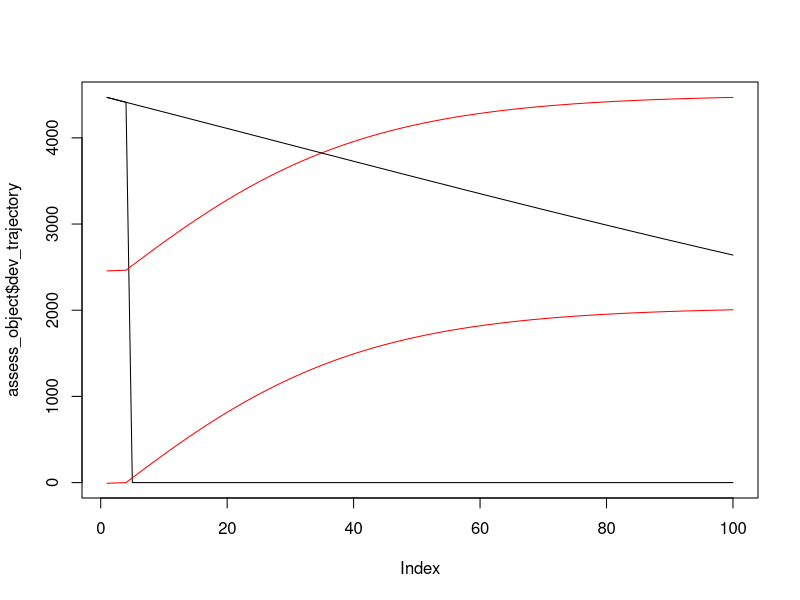

Source code (R):
initialise_parameters <- function(){
  params = list()
  params$offset_multiplier = 1
  params$parcel_num_x = 20 #number of parcels in x
  params$parcel_num_y = 30 #number of parcels in y
  params$region_num_x = 2 
  params$region_num_y = 3
  params$region_num = params$region_num_x*params$region_num_y
  params$ecology_size = 250 #array size to be broken up into sub arrays
  params$time_steps = 100 #number of years etc
  params$max_developments = 1 #maximum number of developments per year 
  params$update_every = 10
  params$min_eco_val = 0
  params$max_eco_val = 100
  params$min_initial_eco_val = 40
  params$max_initial_eco_val = 80
  params$max_decline_rate = 0.02 #max regional decline rate
  params$offset_rate = 0.05 #rate of improvement in land parcel after parcel is offset
  params$eco_noise = 10
  params$parcel_selection_type = 'regional' #regional or national
  params$offset_selection_type = 'predicted' 
  params$dev_val_type = 'current'
  params$predict_offset_mode = 'gains'
  params$offset_value_type = 'match' #match - match absolute value of offset parcel to the development value (predicted or current)
  params$region_num = params$region_num_x*params$region_num_y 
  params$development_rates = sample(1:params$max_developments, params$region_num, replace = T)
  #params$development_rates = array(1, params$region_num)
  params$decline_rates = -params$max_decline_rate*runif((params$region_num - 1))
  params$decline_rates = c(params$decline_rates, params$max_decline_rate)
  #params$decline_rate_std = 0.1*params$max_decline_rate*runif((params$region_num))
  params$decline_rate_std = 0.5*params$max_decline_rate
  return(params)
}

split_vector <- function(N, M, sd) {
  min_width = 3;
  vec <- rnorm(N, M/N, sd)
  if (abs(sum(vec)) < 0.01) vec <- vec + 1
  vec <- round(vec / sum(vec) * M)
  deviation <- M - sum(vec)
  for (. in seq_len(abs(deviation))) {
    vec[i] <- vec[i <- sample(N, 1)] + sign(deviation)
  }
  while (any(vec <= min_width)) {
    negs <- vec <= min_width
    pos  <- vec > min_width
    vec[negs][i] <- vec[negs][i <- sample(sum(negs), 1)] + 1
    vec[pos][i]  <- vec[pos ][i <- sample(sum(pos ), 1)] - 1
  }
  vec
}


initialise_shape_parcels <- function(params){
  parcels = list()
  parcel_num_x = params$parcel_num_x
  parcel_num_y = params$parcel_num_y
  parcel_vx = split_vector(parcel_num_x, params$ecology_size, 5)
  parcel_vy = split_vector(parcel_num_y, params$ecology_size, 5)
  
  pixel_indexes = 1:(params$ecology_size*params$ecology_size)
  dim(pixel_indexes) = c(params$ecology_size, params$ecology_size)
  land_parcels = mcell(pixel_indexes, parcel_vx, parcel_vy) #split the ecology array into a series of subarrays with dimensions sz_x by sz_y
  land_parcel_num = length(land_parcels$elements) #total number of parcels
  parcel_indexes = 1:land_parcel_num #index all parcels
  dim(parcel_indexes) = c(parcel_num_y, parcel_num_x) #arrange indicies into array with dimensions of land parcels
  region_vx = split_vector(params$region_num_x, parcel_num_x, 1) 
  region_vy = split_vector(params$region_num_y, parcel_num_y, 1)
  
  regions = mcell(parcel_indexes, region_vx, region_vy)
  
  region_num = length(regions$elements)
  parcels$land_parcel_num = land_parcel_num
  parcels$land_parcels = land_parcels$elements
  parcels$land_parcel_dims = land_parcels$dims
  parcels$regions = regions$elements
  parcels$region_dims = regions$dims
  parcels$region_num = region_num
  parcels$parcel_vx = parcel_vx
  parcels$parcel_vy = parcel_vy
  
  return(parcels)
}


initialise_index_object <- function(parcels){
  index_object = list()
  index_object$ind_available = parcels$regions
  index_object$break_flag = FALSE
  return(index_object)
}

initialise_ecology <- function(params, parcels){
  land_parcels = parcels$land_parcels
  land_parcel_num = parcels$land_parcel_num
  ecology_initial = matrix(1,params$ecology_size,params$ecology_size)
  
  for (s in 1:land_parcel_num){
    initial_parcel_value = params$min_initial_eco_val + (params$max_initial_eco_val - params$min_initial_eco_val - params$eco_noise)*runif(1) 
    inds = parcels$land_parcels[[s]]
    dim(inds) = c(1, length(inds))
    ecology_initial[inds] = ecology_initial[inds]*initial_parcel_value
  }
  ecology_initial = ecology_initial + params$eco_noise*matrix(runif(params$ecology_size*params$ecology_size),params$ecology_size,params$ecology_size)
  return(ecology_initial)
}

initialise_offset_object <- function(params){
  object = list()
  object$parcel_list = vector('list', params$time_steps)
  object$parcel_vals_list = vector('list', params$time_steps)
  return(object)
}


mcell <- function(x, vx, vy){
  
  rowsizes = vy;
  colsizes = vx;
  rows = length(rowsizes);
  cols = length(colsizes);

  a = 1
  B = vector('list', rows*cols)
  colStart = 0
  for (i in 1:cols){
    rowStart = 0
    for (j in 1:rows){
      B[[a]] = x[rowStart+(1:rowsizes[j]), colStart+(1:colsizes[i])]
      rowStart = rowStart + rowsizes[j]
      a = a + 1
    }
    colStart = colStart + colsizes[i]
  }
  
  parcel = list()
  parcel$dims = c(length(vy), length(vx))
  parcel$elements = B
  return(parcel)
  
}  

ind2sub <- function(rows, ind){
  rw = ((ind-1) %% rows) + 1 
  cl = floor((ind-1) / rows) + 1
  loc = c(rw, cl)
  return(loc)
}

offset_rule <- function(pos_y, params, rate, t){
  mn = params$min_eco_val
  mx = params$max_eco_val
  t_sh = -1/rate * log( ((pos_y - mn)/(mx - pos_y)))
  offset_rule = mn + (mx - mn)/(1 + exp(-rate*( t - t_sh)))
}

offset_rule_vectorised <- function(parcel_vals, params, rate, time_remaining){
  time_array = matrix(rep(time_remaining, length(parcel_vals)), ncol = length(parcel_vals))
  mn = params$min_eco_val
  mx = params$max_eco_val
  t_sh = -1/rate * log( ((parcel_vals - mn)/(mx - parcel_vals)))
  t_sh_array = matrix(rep(t_sh, length(time_remaining)), ncol = length(time_remaining))
  t_sh_array <- t(t_sh_array)
  offset_rule = mn + (mx - mn)/(1 + exp(-rate*( time_array - t_sh_array)))
}

initialise_counterfactuals <- function(params, parcels){
  counterfactuals = list() 
  ecology_initial <- initialise_ecology(params, parcels)
  
  region_num = parcels$region_num
  regions = parcels$regions
  land_parcels = parcels$land_parcels
  current_ecology = ecology_initial
  time_vec = 1:params$time_steps 
  elements = array(0, c(params$ecology_size, params$ecology_size, params$time_steps))
  decline_rates = vector('list', region_num)
  
  for (region_ind in 1:region_num){
    
    current_region = regions[[region_ind]]
    current_parcel_num = length(current_region)    
    decline_params = c(length(current_region), params$decline_rates[region_ind], params$decline_rate_std) #params$decline_rate_std[region_ind])
    current_decline_rates = matrix(rnorm(decline_params[1], mean = decline_params[2], sd = decline_params[3]), ncol = ncol(current_region))
    decline_rates[[region_ind]] = current_decline_rates
    parcel_inds = current_region
    dim(parcel_inds) = c(1, current_parcel_num)
    
    for (parcel_count in 1:current_parcel_num){
      parcel_ind = parcel_inds[parcel_count]
      current_parcel = land_parcels[[parcel_ind]]
      current_dec_rate = current_decline_rates[parcel_count]      
      for (pix_ind in current_parcel){      
        loc <- ind2sub(params$ecology_size, pix_ind)
        elements[loc[1], loc[2], ] = offset_rule(current_ecology[pix_ind], params, current_dec_rate, time_vec)
      }
    }
  }
  counterfactuals$final_ecology = elements[, , params$time_steps]
  counterfactuals$elements = elements
  counterfactuals$decline_rates = decline_rates
  return(counterfactuals)
}

initialise_parcel_sets <- function(params){
  parcel_sets = vector('list', params$time_steps)
  for (yr in 1:params$time_steps){
    parcel_sets[[yr]] = list()
  }
  return(parcel_sets)
}


initialise_outputs <- function(params, counterfactuals, parcels){
  parcel_num_x = length(parcels$parcel_vx)
  parcel_num_y = length(parcels$parcel_vy)
  outputs = list()
  outputs$trajectories = counterfactuals$elements
  outputs$offset_object <- initialise_offset_object(params)
  outputs$development_object <- initialise_offset_object(params)
  outputs$parcel_sets = list() #initialise_parcel_sets(params)
  return(outputs)
  
}



select_parcel_to_develop <- function(params, development_object, ind_available, parcels, yr, current_ecology, final_ecology){

  land_parcels = parcels$land_parcels
  parcel_index = ind_available[sample(1:length(ind_available), 1)]
   #determine ecological value of selected parcel   
  if (params$dev_val_type == 'current'){
    parcel_val = find_current_parcel_value(parcels, parcel_index, current_ecology)
  } else if (params$dev_val_type == 'predicted'){
    parcel_val = sum(final_ecology[land_parcels[[parcel_index]]])
  }
  current_parcel = land_parcels[[parcel_index]]
  
  development_object$parcel_index = parcel_index
  development_object$current_parcel_val = parcel_val
  development_object$current_parcel = current_parcel

  development_object$parcel_list[[yr]] = c(development_object$parcel_list[[yr]], parcel_index)
  development_object$parcel_vals_list[[yr]] = c(development_object$parcel_vals_list[[yr]], parcel_val)
  
  return(development_object)
}


update_index <- function(index_object, current_parcel_indexes, region_ind, params){
  
  ind_available = index_object$ind_available[[region_ind]]
  ind_available <- setdiff(ind_available, current_parcel_indexes) #remove development parcel from available list   
  if (length(ind_available) < params$development_rates[[region_ind]] ){   
    break_flag = TRUE
  } else {break_flag = FALSE}
  
  index_object$ind_available[[region_ind]] = ind_available
  index_object$break_flag = break_flag
  
  return(index_object)
  
}


select_offset_parcel <- function(offset_pool, offset_object, params, parcels, development_val, yr){      
 
  offset_ind_to_use = offset_pool$offset_ind_to_use
  parcel_vals_to_use = offset_pool$current_parcel_vals
  #current_parcel_vals = offset_pool$current_parcel_vals
  #parcel_vals_to_use = current_parcel_vals[offset_ind_to_use] 
  parcel_indexes = vector()
  parcel_vals = vector()
  
  land_parcels = parcels$land_parcels
  
  val_to_match = params$offset_multiplier*development_val
 
  parcel_indexes = vector()
  
  if (sum(parcel_vals_to_use)<val_to_match){
    offset_object$break_flag = TRUE
    return(offset_object)
  }  else {offset_object$break_flag = FALSE}
  
  err = abs(val_to_match - parcel_vals_to_use)
  best_ind = which(err == min(err))
  parcel_indexes = offset_ind_to_use[best_ind]
#   while (val_to_match > 0){
#     err = val_to_match - parcel_vals_to_use
#     if ( all(err > 0) ){
#       max_ind = which(parcel_vals_to_use == max(parcel_vals_to_use))
#       parcel_indexes = c(parcel_indexes, offset_ind_to_use[max_ind])
#       parcel_vals = c(parcel_vals, parcel_vals_to_use[max_ind])
#       val_to_match = val_to_match - parcel_vals_to_use[max_ind]     
#       offset_ind_to_use = offset_ind_to_use[-max_ind]
#       #parcel_vals_to_use = current_parcel_vals[offset_ind_to_use]
#       parcel_vals_to_use = parcel_vals_to_use[-max_ind]
#     } else{
#       max_ind = which(err == max(err[which(err <= 0)]))
#       parcel_indexes = c(offset_ind_to_use[max_ind], parcel_indexes)
#       parcel_vals = c(parcel_vals, parcel_vals_to_use[max_ind])
#       break
#     }
#   }
  
  offset_object$current_parcels = list()
  for (parcel_ind in 1:length(parcel_indexes)){
    parcel_index = parcel_vals
    offset_object$current_parcels[[parcel_ind]] = land_parcels[[parcel_indexes[parcel_ind]]]
  }
  
  offset_object$current_parcel_indexes = parcel_indexes
  offset_object$parcel_list[[yr]] = c(offset_object$parcel_list[[yr]], parcel_indexes)
  offset_object$parcel_vals_list[[yr]] = c(offset_object$parcel_vals_list[[yr]], parcel_vals)
  
  return(offset_object)  
}




 
write_development_trajectory <- function(trajectories, counterfactuals, development_object, current_ecology, params, yr){
  
  current_parcel = development_object$current_parcel
  dim(current_parcel) = c(1, length(current_parcel))
  for (pix_ind in current_parcel){
    loc = ind2sub(params$ecology_size, pix_ind)
    trajectories[loc[1], loc[2], (yr + 1):params$time_steps] = 0
  }   
  return(trajectories)
}

write_offset_trajectory <- function(trajectories, offset_object, current_ecology, params, time_remaining, yr){
  current_parcels = offset_object$current_parcels
  offset_rate = params$offset_rate

  parcel_num = length(offset_object$current_parcels)
  for (parcel_ind in 1:parcel_num){
    current_parcel = current_parcels[[parcel_ind]]
    dim(current_parcel) = c(1, length(current_parcel))
    for (pix_ind in current_parcel){
      loc = ind2sub(params$ecology_size, pix_ind)
      current_val = current_ecology[pix_ind]
      current_trajectory = offset_rule(current_val, params, offset_rate, time_remaining)
      trajectories[loc[1], loc[2], yr:params$time_steps] = current_trajectory        
    }
  }
  return(trajectories)
}

write_offset_trajectory_vectorised <- function(trajectories, offset_object, current_ecology, params, time_remaining, yr){
  current_parcels = offset_object$current_parcels
  offset_rate = params$offset_rate
  
  parcel_num = length(offset_object$current_parcels)
  for (parcel_ind in 1:parcel_num){
    current_parcel = current_parcels[[parcel_ind]]
    predicted_traj = offset_rule_vectorised(current_ecology[current_parcel], params, offset_rate, time_remaining)
    for (pix_ind in 1:length(current_parcel)){
      loc = ind2sub(params$ecology_size, current_parcel[pix_ind])
      trajectories[loc[1], loc[2], yr:params$time_steps] = predicted_traj[, pix_ind]        
    }
  }
  return(trajectories)
}



plot_outs <- function(...){
  
  dots = list(...)
  plot_params = dots[[length(dots)]]
  graphics.off()
  plot_num = length(dots) - 1
  A = 1:plot_params[3]
  dim(A) = c(plot_params[1], plot_params[2])
  layout(A)
  ymaxs = array(0, plot_num)
  ymins = array(0, plot_num)
  for (s in 1:(length(dots) - 1)){
    ymaxs[s] = max(dots[[s]])
    ymins[s] = min(dots[[s]])
  }
  ymax = max(ymaxs)
  ymin = min(ymins)
  for (s in 1:plot_params[3]){
    plot(dots[[1]][s, ], type = 'l', col = 'red', ylim = c(ymin, ymax))
    if (plot_num > 1){
      for (t in 2:plot_num){
        lines(dots[[t]][s, ],  ylim = c(ymin, ymax))
      }
    } 
  }
}


determine_devs <- function(development_object, params, parcels){
  
  outputs = list()
  parcel_list = development_object$parcel_list
  development_losses = array(0, c(params$ecology_size, params$ecology_size, params$time_steps)) 
  static_losses = development_losses
  dev_initial_rel_to_counter = development_losses
  current_parcels = development_object$current_parcels
  offset_rate = params$offset_rate
  land_parcels = parcels$land_parcels
  for (yr in 1:params$time_steps){
    
    for (parcel_ind in (parcel_list[[yr]])){
      current_parcel = land_parcels[[parcel_ind]]
      for (pix_ind in current_parcel){
        loc = ind2sub(params$ecology_size, pix_ind)
        current_val = counterfactuals$elements[loc[1], loc[2], yr]
        development_losses[loc[1], loc[2], yr:params$time_steps] = counterfactuals$elements[loc[1], loc[2], yr:params$time_steps]
        static_losses[loc[1], loc[2], yr:params$time_steps] = current_val
        dev_initial_rel_to_counter[loc[1], loc[2], yr:params$time_steps] = current_val - counterfactuals$elements[loc[1], loc[2], yr:params$time_steps]
      }
    }
  }
  outputs$development_losses = development_losses
  outputs$static_losses = static_losses
  outputs$dev_initial_rel_to_counter = dev_initial_rel_to_counter
  return(outputs)
}


determine_offs <- function(object, trajectories, params, parcels){
  
  outputs = list()
  parcel_list = object$parcel_list
  offset_trajectories = array(0, c(params$ecology_size, params$ecology_size, params$time_steps)) 
  true_offset_gains = offset_trajectories
  offset_gain_rel_to_current = offset_trajectories
  avoided_degredation = offset_trajectories
  current_parcels = object$current_parcels
  offset_rate = params$offset_rate
  land_parcels = parcels$land_parcels
  
  for (yr in 1:params$time_steps){
    
    for (parcel_ind in (parcel_list[[yr]])){
      current_parcel = land_parcels[[parcel_ind]]
      for (pix_ind in current_parcel){
        loc = ind2sub(params$ecology_size, pix_ind)
        current_val = trajectories[loc[1], loc[2], yr]
        current_trajectory = trajectories[loc[1], loc[2], yr:params$time_steps]
        offset_trajectories[loc[1], loc[2], yr:params$time_steps] = current_trajectory
        true_offset_gains[loc[1], loc[2], yr:params$time_steps] = current_trajectory - counterfactuals$elements[loc[1], loc[2], yr:params$time_steps]
        offset_gain_rel_to_current[loc[1], loc[2], yr:params$time_steps] = current_trajectory - current_val
        avoided_degredation[loc[1], loc[2], yr:params$time_steps] = current_val - counterfactuals$elements[loc[1], loc[2], yr:params$time_steps]

      }
    }
  }
  
  outputs$offset_trajectories = offset_trajectories
  outputs$true_offset_gains = true_offset_gains
  outputs$offset_gain_rel_to_current = offset_gain_rel_to_current
  outputs$avoided_degredation = avoided_degredation
  return(outputs)
  
}


calc_diffs <- function(object, trajectories, params, parcels, counterfactuals){
  
  outputs = list()
  parcel_list = object$parcel_list
  true_change = array(0, c(params$ecology_size, params$ecology_size, params$time_steps)) 
  traj_rel_to_initial = true_change
  initial_rel_to_counter = true_change
  current_parcels = object$current_parcels
  offset_rate = params$offset_rate
  land_parcels = parcels$land_parcels
  
  for (yr in 1:params$time_steps){
    
    for (parcel_ind in (parcel_list[[yr]])){
      current_parcel = land_parcels[[parcel_ind]]
      for (pix_ind in current_parcel){
        loc = ind2sub(params$ecology_size, pix_ind)
        initial_val = trajectories[loc[1], loc[2], yr]
        current_trajectory = trajectories[loc[1], loc[2], yr:params$time_steps]
        true_change[loc[1], loc[2], yr:params$time_steps] = current_trajectory - counterfactuals$elements[loc[1], loc[2], yr:params$time_steps]       
        traj_rel_to_initial[loc[1], loc[2], yr:params$time_steps] = current_trajectory - initial_val
        initial_rel_to_counter[loc[1], loc[2], yr:params$time_steps] = initial_val - counterfactuals$elements[loc[1], loc[2], yr:params$time_steps]     
      }
    }
  }
  
  outputs$true_change = true_change
  outputs$traj_rel_to_initial = traj_rel_to_initial
  outputs$initial_rel_to_counter = initial_rel_to_counter
  return(outputs)
  
}



find_parcel_vals <- function(parcels, current_ecology, parcel_indexes){
  
  land_parcels = parcels$land_parcels
  parcel_num = length(parcel_indexes)
  current_parcel_vals = rep(0, parcel_num)
  
  for (s in 1:parcel_num){
    parcel_ind = parcel_indexes[s]
    current_parcel = land_parcels[[parcel_ind]]
    current_parcel_vals[s] = sum(current_ecology[current_parcel])
  }
  return(current_parcel_vals)
}

find_current_parcel_value <- function(parcels, parcel_ind, current_ecology){
  inds = parcels$land_parcels[[parcel_ind]]
  parcel_val = sum(current_ecology[inds])
  return(parcel_val)
}

find_predicted_parcel_value <- function(parcels, parcel_ind, trajectories){
  inds = parcels$land_parcels[[parcel_ind]]
  final_ecology = trajectories[, , params$time_steps]
  parcel_val = sum(final_ecology[inds])
  return(parcel_val)
}


sum_parcels <- function(time_steps, parcels, trajectories){
  
  land_parcel_num = length(parcels$land_parcels)
  land_parcels = parcels$land_parcels
  parcel_sums = array(0, c(land_parcel_num, time_steps))
  
  for (yr in 1:time_steps){ #determine net regional offsets, net regional development_losses
    current_slice = trajectories[ , , yr]
    
    for (parcel_ind in 1:land_parcel_num){   
      current_parcel = land_parcels[[parcel_ind]]
      parcel_sums[parcel_ind, yr] = sum(current_slice[current_parcel])
    }
  }

return(parcel_sums)

}


sum_regions <- function(time_steps, parcel_sums, parcels){
  
  region_num = parcels$region_num
  regions = parcels$regions
  region_sums = array(0, c(region_num, time_steps))
  for (yr in 1:time_steps){ #determine net regional offsets, net regional development_losses
    current_slice = parcel_sums[, yr]
    for (region_ind in 1:region_num){ #number of regions  
      current_region = regions[[region_ind]]
      region_sums[region_ind, yr] = sum(current_slice[current_region])    
    }
  }
  return(region_sums)
}



find_sums <- function(time_steps, parcels, trajectories){
  object = list()
  object$parcel_sums = sum_parcels(time_steps, parcels, trajectories)
  object$region_sums = sum_regions(time_steps, object$parcel_sums, parcels)
  object$net_sums = colSums(object$region_sums)
  return(object)
}
  

find_offset_pool <- function(index_object, region_ind, params, parcels, current_ecology, time_remaining, final_ecology){
  
  offset_pool = list()
  offset_ind_to_use = index_object$ind_available[[region_ind]]
  
  if (params$offset_selection_type == 'predicted'){   #determine predicted offset parcel values for each remaining parcel
    current_parcel_vals <- predict_parcels_vectorised(region_ind, parcels, offset_ind_to_use, current_ecology, params, time_remaining, final_ecology)
  } else if (params$offset_selection_type == 'current'){
    current_parcel_vals <- find_parcel_vals(parcels, current_ecology, offset_ind_to_use)
  }
  
  offset_pool$offset_ind_to_use = offset_ind_to_use
  offset_pool$current_parcel_vals = current_parcel_vals
  return(offset_pool)
}



predict_parcels <- function(region_ind, parcels, ind_available, current_ecology, params, time_remaining, final_ecology){
  
  offset_rate = params$offset_rate
  land_parcels = parcels$land_parcels
  predicted_parcel_vals = array(0, length(ind_available))
  
  for (s in 1:length(ind_available)){
    current_ind = ind_available[s]
    current_parcel = land_parcels[[current_ind]]
    predicted_offset_parcel = array(0, length(current_parcel))
    parcel_pix_ind = 1
    for (pix_ind in current_parcel){
      current_val = current_ecology[pix_ind]
      predicted_pixel_trajectory = offset_rule(current_val, params, offset_rate, time_remaining)
      if (params$predict_offset_mode == 'gains'){ 
        counterfactual_val = final_ecology[pix_ind]
        predicted_offset_parcel[parcel_pix_ind] = predicted_pixel_trajectory[length(predicted_pixel_trajectory)] - counterfactual_val
      } else if (params$predict_offset_mode == 'saved'){
        predicted_offset_parcel[parcel_pix_ind] = predicted_pixel_trajectory[length(predicted_pixel_trajectory)]
      }
      parcel_pix_ind <- parcel_pix_ind + 1
    }     
    predicted_parcel_vals[s] = sum(predicted_offset_parcel)
  }
  return(predicted_parcel_vals)
  
}

predict_parcels_vectorised <- function(region_ind, parcels, ind_available, current_ecology, params, time_remaining, final_ecology){
  
  offset_rate = params$offset_rate
  land_parcels = parcels$land_parcels
  predicted_parcel_vals = array(0, length(ind_available))
  
  for (s in 1:length(ind_available)){
    current_ind = ind_available[s]
    current_parcel = land_parcels[[current_ind]]
    predicted_trajs = offset_rule_vectorised(current_ecology[current_parcel], params, offset_rate, time_remaining)
    predicted_parcel_vals[s] = sum(predicted_trajs[nrow(predicted_trajs), ])
  }
  
  return(predicted_parcel_vals)
  
}

parcel_trajectory <- function(parcels, parcel_ind, params, trajectories){
  land_parcels = parcels$land_parcels
  current_parcel = land_parcels[[parcel_ind]]
  parcel_traj = array(0, params$time_steps)
  
  for (yr in 1:params$time_steps){ #determine net regional offsets, net regional development_losses
    current_slice = trajectories[ , , yr]
    parcel_traj[yr] = sum(current_slice[current_parcel])
  }
  return(parcel_traj)
}


write_parcel_sets <- function(dev_counter, parcel_sets, yr, region_ind, dev_index, dev_parcel, offset_parcels){  
  parcel_set = list()
  parcel_set$yr = yr
  parcel_set$region = region_ind
  parcel_set$dev_parcel = dev_parcel
  parcel_set$offset_parcels = offset_parcels
  #parcel_sets = c(parcel_sets, parcel_set)
  parcel_sets[[dev_counter]] = parcel_set
  #print(c(parcel_sets[[dev_counter]], yr, dev_counter))
  #parcel_sets$dev_counter[[1]] = parcel_sets$dev_counter[[1]] + 1
  
  return(parcel_sets)
}

view_individual_offsets <- function(parcel_set, parcels, params, trajectories, counterfactuals){
  assess_object = list()
  
  offset_yr = parcel_set$yr
  dev_parcel = parcel_set$dev_parcel
  offset_parcels = parcel_set$offset_parcels
  dev_trajectory = parcel_trajectory(parcels, dev_parcel, params, trajectories)
  counterfactual_trajectory = parcel_trajectory(parcels, dev_parcel, params, counterfactuals$elements)
  offset_trajectories = array(0, c(length(offset_parcels), params$time_steps))
  for (parcel_ind in 1:length(offset_parcels)){
    offset_trajectories[parcel_ind, ] = parcel_trajectory(parcels, offset_parcels[parcel_ind], params, trajectories)
  }
  if (length(offset_parcels) > 1){
    offset_sum = colSums(offset_trajectories)
  } else (offset_sum = offset_trajectories[1, ])
  
  assess_object$dev_trajectory = dev_trajectory
  assess_object$offset_trajectories = offset_trajectories
  
  graphics.off()
  mx = max(c(dev_trajectory, offset_sum))
  plot(assess_object$dev_trajectory, type = 'l', ylim = c(0, mx))
  lines((offset_sum - offset_sum[offset_yr]), col = 'red', ylim = c(0, mx))
  lines((offset_sum), col = 'red', ylim = c(0, mx))
  lines(counterfactual_trajectory, ylim = c(0, mx))
  return(assess_object)
}

calc_trajectories <- function(params, outputs, parcels, index_object, counterfactuals){
  dev_counter = 1;
  for (yr in 1:params$time_steps){      #main time loop    
    time_remaining = 0:(params$time_steps - yr) 
    current_ecology = outputs$trajectories[ , , yr]
    
    #if (yr%%params$update_every == 0 && yr < params$time_steps){
    if (yr == 4){
      develop_nums = params$development_rates
      #for (region_ind in 1:parcels$region_num){
      for (region_ind in 1:1){
        develop_num = develop_nums[region_ind]
        
        if (develop_num > 0){
          for (dev_index in 1:develop_num){    #loop over the number of possible developments           
            if (length(index_object$ind_available[[region_ind]]) < 1){
              break
            }

            outputs$development_object <- select_parcel_to_develop(params, outputs$development_object, index_object$ind_available[[region_ind]], parcels, yr, current_ecology, counterfactuals$final_ecology)
            outputs$trajectories <- write_development_trajectory(outputs$trajectories, counterfactuals, outputs$development_object, current_ecology, params, yr)     
            index_object <- update_index(index_object, outputs$development_object$parcel_index, region_ind, params)      
            if (index_object$break_flag == TRUE){
              break
            } 
            
            offset_pool <- find_offset_pool(index_object, region_ind, params, parcels, current_ecology, time_remaining, counterfactuals$final_ecology)
            outputs$offset_object <- select_offset_parcel(offset_pool, outputs$offset_object, params, parcels, outputs$development_object$current_parcel_val, yr)                  
            if (outputs$offset_object$break_flag == TRUE){
              break
            }     
            
            outputs$trajectories = write_offset_trajectory_vectorised(outputs$trajectories, outputs$offset_object, current_ecology, params, time_remaining, yr)         
            index_object = update_index(index_object, outputs$offset_object$current_parcel_indexes, region_ind, params)           
            if (index_object$break_flag == TRUE){
              break
            }
            outputs$parcel_sets <- write_parcel_sets(dev_counter, outputs$parcel_sets, yr, region_ind, dev_index, outputs$development_object$parcel_index, outputs$offset_object$current_parcel_indexes)
            dev_counter = dev_counter + 1;
            }
          #image(outputs$trajectories[ , , yr],zlim = c(0, 100))
        } 
      }
    }
   print(yr)
  }
  return(outputs)
}





graphics.off()
params <- initialise_parameters()
parcels <- initialise_shape_parcels(params)
index_object <- initialise_index_object(parcels)
counterfactuals <- initialise_counterfactuals(params, parcels)
outputs <- initialise_outputs(params, counterfactuals, parcels)

outputs <- calc_trajectories(params, outputs, parcels, index_object, counterfactuals)

offset_outs = calc_diffs(outputs$offset_object, outputs$trajectories, params, parcels, counterfactuals)
development_outs = calc_diffs(outputs$development_object, outputs$trajectories, params, parcels, counterfactuals)

net_outs = list();
net_outs$traj_rel_to_initial = development_outs$traj_rel_to_initial + offset_outs$traj_rel_to_initial
net_outs$initial_rel_to_counter = development_outs$initial_rel_to_counter + offset_outs$initial_rel_to_counter
net_outs$true_change = development_outs$true_change + offset_outs$true_change

trajectory_sums <- find_sums(params$time_steps, parcels, outputs$trajectories)
offset_absolute_sums <- find_sums(params$time_steps, parcels, offset_outs$offset_trajectories)
counterfactual_sums <- find_sums(params$time_steps, parcels, counterfactuals$elements)

net_impacts <- find_sums(params$time_steps, parcels, (outputs$trajectories - counterfactuals$elements))

true_offset_gains <- find_sums(params$time_steps, parcels, offset_outs$true_change)
offset_traj_rel_to_initial <- find_sums(params$time_steps, parcels, offset_outs$traj_rel_to_initial)
avoided_degradation <- find_sums(params$time_steps, parcels, offset_outs$initial_rel_to_counter)

development_true_losses <- find_sums(params$time_steps, parcels, development_outs$true_change)
development_traj_rel_to_initial <- find_sums(params$time_steps, parcels, development_outs$traj_rel_to_initial)
dev_initial_rel_to_counter <- find_sums(params$time_steps, parcels, development_outs$initial_rel_to_counter)

net_true_change <- find_sums(params$time_steps, parcels, net_outs$true_change)
net_traj_rel_to_initial <- find_sums(params$time_steps, parcels, net_outs$traj_rel_to_initial)
net_initial_rel_to_current <- find_sums(params$time_steps, parcels, net_outs$initial_rel_to_counter)
 
plot_params = c(params$region_num_x, params$region_num_y, parcels$region_num)

#plot_outs(true_offset_gains$region_sums[1:6, ], avoided_degradation$region_sums[1:6, ], offset_traj_rel_to_initial$region_sums[1:6, ], plot_params)

#plot_outs(net_true_change$region_sums[1:6, ], net_traj_rel_to_initial$region_sums[1:6, ], net_initial_rel_to_current$region_sums[1:6, ], plot_params)

#plot_outs(net_true_change$parcel_sums[1:6, ], net_traj_rel_to_initial$parcel_sums[1:6, ], net_initial_rel_to_current$parcel_sums[1:6, ], plot_params)

a <- view_individual_offsets(outputs$parcel_sets[[1]], parcels, params, outputs$trajectories, counterfactuals)

#plot_outs(true_offset_gains$parcel_sums[1:6, ], avoided_degradation$parcel_sums[1:6, ], offset_traj_rel_to_initial$parcel_sums[1:6, ], plot_params)

# 
# parcel_sums = sum_parcels(params$time_steps, parcels, outputs$trajectories)
# parcel_avoided_degradation = sum_parcels(params$time_steps, parcels, offset_outs$avoided_degredation)
# parcel_offset_gain_rel_to_current = sum_parcels(params$time_steps, parcels, offset_outs$offset_gain_rel_to_current)
# parcel_true_offset_gains = sum_parcels(params$time_steps, parcels, offset_outs$true_offset_gains)








# parcel_sum <- function(time_steps, parcels, parcel_ind, trajectories){
#   
#   land_parcels = parcels$land_parcels
#   parcel_trajectory = array(0, time_steps)
#   
#   current_parcel = land_parcels[[parcel_ind]]
#   
#   for (yr in 1:time_steps){ #determine net regional offsets, net regional development_losses
#     current_trajectory = trajectories[ , , yr]
#     parcel_trajectory[yr] = sum(current_trajectory[current_parcel])
#   }
#   return(parcel_sums)
# }










#par(mfrow = c(2, 3))
#par(cex = 0.6)
#par(mar = c(0, 0, 0, 0), oma = c(4, 4, 0.5, 0.5))
#par(tcl = -0.25)
#par(mgp = c(2, 0.6, 0))
#for (i in 1:6) {
#plot(1, axes = FALSE, type = "n")
#mtext(letters[i], side = 3, line = -1, adj = 0.1, cex = 0.6,
#col = "grey40")
#if (i %in% c(4, 5, 6))
#axis(1, col = "grey40", col.axis = "grey20", at = seq(0.6, 1.2, 0.2))
#if (i %in% c(1, 4))
#    axis(2, col = "grey40", col.axis = "grey20", at = seq(0.6,1.2, 0.2))
#box(col = "grey60")
#}
#mtext("x axis", side = 1, outer = TRUE, cex = 0.7, line = 2.2,col = "grey20")
#mtext("y axis", side = 2, outer = TRUE, cex = 0.7, line = 2.2,col = "grey20")



# 
# initialise_square_parcels <- function(params){
#   parcels = list()
#   pixel_indexes = 1:(params$ecology_size*params$ecology_size)
#   dim(pixel_indexes) = c(params$ecology_size, params$ecology_size)
#   land_parcels = matcell(pixel_indexes, c(params$parcel_num_y, params$parcel_num_x)) #split the ecology array into a series of subarrays with dimensions sz_x by sz_y
#   parcel_num_y = land_parcels$dims[1]
#   parcel_num_x = land_parcels$dims[2]
#   land_parcel_num = length(land_parcels$elements) #total number of parcels
#   parcel_indexes = 1:land_parcel_num #index all parcels
#   dim(parcel_indexes) = c(parcel_num_y, parcel_num_x) #arrange indicies into array with dimensions of land parcels
#   region_size_x = ceiling(parcel_num_x/params$region_num_x)
#   region_size_y = ceiling(parcel_num_y/params$region_num_y)
#   regions = matcell(parcel_indexes, c(region_size_y, region_size_x))
#   region_num = length(regions$elements)
#   parcels$land_parcel_num = land_parcel_num
#   parcels$land_parcels = land_parcels$elements
#   parcels$land_parcel_dims = land_parcels$dims
#   parcels$regions = regions$elements
#   parcels$region_dims = regions$dims
#   parcels$region_num = region_num
#   return(parcels)
# }
# 
# 
# 
# 
# find_region <- function(parcels, parcel_ind){
#   region_num = parcels$region_num
#   regions = parcels$regions
#   for (s in 1:region_num){
#     if (any(regions[[s]] == parcel_ind)){
#       region_index = s
#       break
#     }
#     
#   }
#   return(region_index)
# }
# 
# write_trajectory <- function(outputs, current_parcel, current_ecology, params, time_remaining, yr){
#   
#   min_eco_val = params$min_eco_val
#   max_eco_val = params$max_eco_val
#   offset_rate = params$offset_rate
#   dim(current_parcel) = c(1, length(current_parcel))
#   
#   for (pix_ind in current_parcel){
#     loc = ind2sub(params$ecology_size, pix_ind)  
#     current_trajectory = offset_rule(current_ecology[pix_ind], params, offset_rate, time_remaining)
#     outputs$avoided_losses[loc[1], loc[2], yr:params$time_steps] = current_ecology[pix_ind]
#     counterfactual = counterfactuals$elements[loc[1], loc[2], yr:params$time_steps]            
#   }
#   return(outputs)
#   
# }
# 
# 
# write_current_value <- function(A, current_parcel, current_ecology, params, yr){
#   current_array = matrix(0, params$ecology_size, params$ecology_size)
#   current_array[current_parcel] = current_ecology[current_parcel]
#   A[, , yr] = A[, , yr] + current_array
#   return(A)
# }
# 
# plot_outputs <- function(sums1, sums2, params){
#   
#   graphics.off()
#   A = 1:parcels$region_num
#   dim(A) = c(params$region_num_x, params$region_num_y)
#   layout(A)
#   ymax = max(cbind(sums1, sums2))
#   ymin = min(cbind(sums1, sums2))
#   
#   for (s in 1:params$region_num){
#     plot(sums1[ , s], type = 'l', ylim = c(ymin, ymax))
#     lines(sums2[ , s], col = 'red', ylim = c(ymin, ymax))
#   }
#   
#   #mtext(plot_type, side = 3, line = -2, outer = TRUE)
# }
# 
# matcell <- function(x, tilesize){
#   
#   sz = c(nrow(x), ncol(x))
#   A = vector('list', 2)
#   for (s in 1:2){
#     dm = sz[s]
#     T = min(dm, tilesize[s])
#     nn = floor( dm / T ) 
#     resid = dm %% tilesize[s]
#     if (resid == 0 ) {
#       A[[s]]=c(rep(1, nn)*T)
#     } else A[[s]]=c(rep(1, nn)*T,resid)
#   }
#   
#   rowsizes = A[[1]]
#   colsizes = A[[2]]
#   rows = length(rowsizes)
#   cols = length(colsizes)
#   B = vector('list', rows*cols)
#   
#   rowStart = 0
#   
#   a = 1  
#   for (i in 1:rows){
#     colStart = 0
#     for (j in 1:cols){
#       B[[a]] = x[colStart+(1:colsizes[j]), rowStart+(1:rowsizes[i])]
#       colStart = colStart + colsizes[j]
#       a = a + 1
#     }
#     rowStart = rowStart + rowsizes[i]
#   }
#   
#   parcel = list()
#   parcel$dims = c(length(A[[1]]), length(A[[2]]))
#   parcel$elements = B
#   return(parcel)
# }
# 


# sum_regions <- function(time_steps, parcels, trajectories){
#   
#   region_num = parcels$region_num
#   land_parcels = parcels$land_parcels
#   regions = parcels$regions
#   region_sums = array(0, c(time_steps, region_num))
#   
#   for (yr in 1:time_steps){ #determine net regional offsets, net regional development_losses
#     current_slice = trajectories[ , , yr]
#     
#     for (region_ind in 1:region_num){ #number of regions  
#       
#       current_region = regions[[region_ind]]
#       current_parcel_num = length(current_region)
#       current_region_sum = 0
#       
#       for (parcel_ind in current_region){ 
#         current_parcel = land_parcels[[parcel_ind]]
#         current_region_sum = current_region_sum + sum(current_slice[current_parcel])
#       }
#       region_sums[yr, region_ind] = current_region_sum
#     }
#   }
#   return(region_sums)
# }

# select_offset_pool <- function(region_ind, offset_object, params, parcels, development_object, index_object, current_parcel_vals, predicted_parcel_vals, predict_flag){
#   
#   ind_available = index_object$ind_available
#   
#   region_num = parcels$region_num
#   regions = parcels$regions
#   parcel_selection_type = params$parcel_selection_type 
#   offset_selection_type = params$offset_selection_type
#   offset_value_type = params$offset_value_type
#   development_parcel_ind = development_object$parcel_index
#   development_parcel_val = development_object$parcel_val
#   
#   #if (parcel_selection_type == 'regional'){        
#   #  for (s in 1:region_num){
#   #    if (any(regions[[s]] == development_parcel_ind)) {
#   #      offset_ind_to_use = intersect(regions[[s]], ind_available)                                        
#   #      break
#   #    }
#   #  }
#   #} else if (parcel_selection_type == 'national'){ 
#   #  offset_ind_to_use = ind_available
#   #}
#   
#   if (length(offset_ind_to_use) < 1 ){   
#     offset_object$break_flag = TRUE
#     return(offset_object)
#   } else {offset_object$break_flag = FALSE}
#   
#   return(offset_ind_to_use)
# }


# determine_offset_index <- function(params, parcels, development_object, ind_available){
#   region_num = parcels$region_num
#   regions = parcels$regions
#   if (params$parcel_selection_type == 'regional') {
#     for (s in 1:region_num){
#       if ( any(regions[[s]] == development_object$parcel_ind )) {
#         offset_ind_to_use = intersect(regions[[s]], ind_available)
#         break
#       }
#     }
#   } else if (params$parcel_selection_type == 'national'){
#     offset_ind_to_use = ind_available
#   }
#   return(offset_ind_to_use)  
# }
